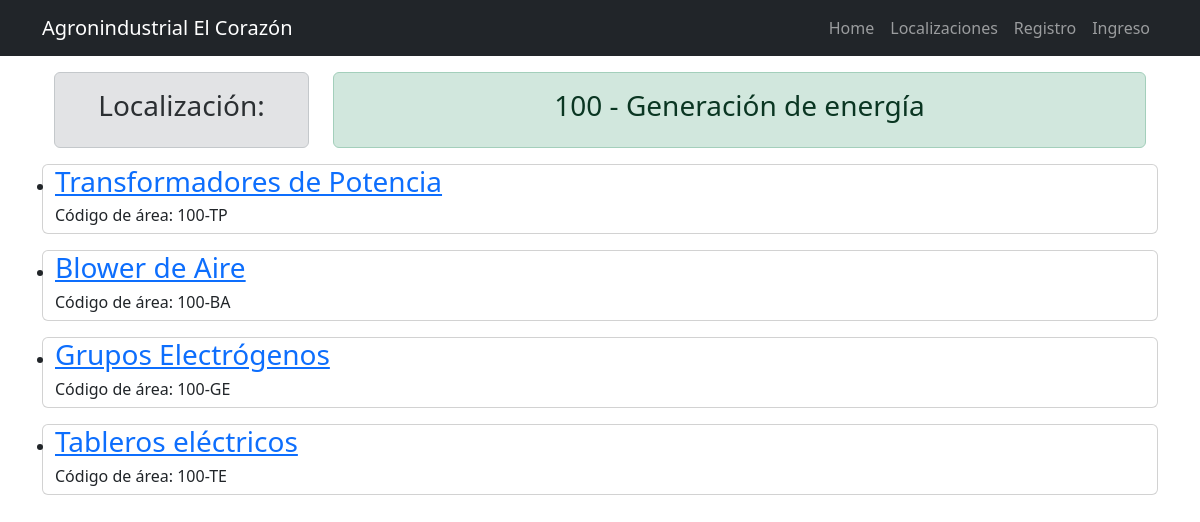
Screenshot of /areas/1 with the database file from the repository.
### activos/models.py (models this page shows, shortened)
class Area(models.Model):
    cod_area=models.IntegerField()
    nombre=models.CharField(max_length=200)
    def __str__(self):
        return str(self.cod_area) + ' - ' + self.nombre

class SubArea(models.Model):
    subarea=models.ForeignKey(Area,on_delete=models.CASCADE)
    cod_subArea=models.CharField(max_length=15)
    nombre=models.CharField(max_length=200)

### activos/views.py (the view)
# urls.py: path('areas/<int:id>',views.detalle_areas,name="detalle_areas"),
def detalle_areas(request,id):
    area=get_object_or_404(Area,id=id)
    subareas=SubArea.objects.filter(subarea_id=id)
    return render(request,'areas/detalle_areas.html',{
        'area':area,
        'subareas':subareas
    })

### activos/templates/areas/detalle_areas.html
{%extends 'base.html' %}
{%block content %}
<div class="container">
    <div class="row">
        <section class="col-3 mt-3">
            <div class="alert alert-secondary" role="alert">
                <h3 class="text-center">Localización:</h3>
            </div>
        </section>
        <section class="col-9 mt-3">
            <div class="alert alert-success" role="alert">
                <h3 class="text-center">{{area}}</h3>
            </div>
        </section>
        {% for subarea in subareas %}
        <ul class="card">
            <li>
                <a href="{%url 'detalle_subareas' subarea.id %}">
                    <h3>{{subarea.nombre}}</h3>
                </a>
                <h6>Código de área: {{subarea.cod_subArea}}</h6>
            </li>
        </ul>
        {% endfor %}
    </div>
</div>
{% endblock %}

### rows the page displays
Area: cod_area+nombre "100 - Generación de energía"
SubArea: nombre "Transformadores de Potencia", cod_subArea "100-TP"
SubArea: nombre "Blower de Aire", cod_subArea "100-BA"
SubArea: nombre "Grupos Electrógenos", cod_subArea "100-GE"
SubArea: nombre "Tableros eléctricos", cod_subArea "100-TE"
